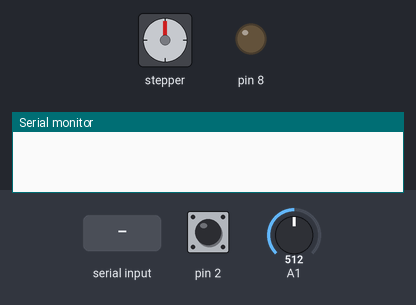
Bench run of a sketch on a simulated Arduino Uno, built with avr-gcc and run on an emulated ATmega328P. Shown: stepper motor, output pins drawn as LEDs (lit = HIGH), the last lines printed to the serial monitor. Inputs (shaded band) come from the test bench; at power-on: pin 2 HIGH, A1 = 512. Stepper angles assume 200 steps per turn.

Above: at 1.2 s.
1.3 s: "SCAN?\n" received over Serial
At 1.45 s:
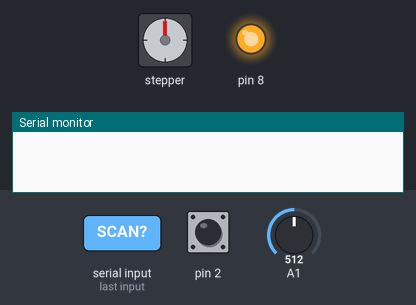
13.3 s: "MOVE \n" received over Serial
16.3 s: "HOME\n" received over Serial
At 18.8 s:
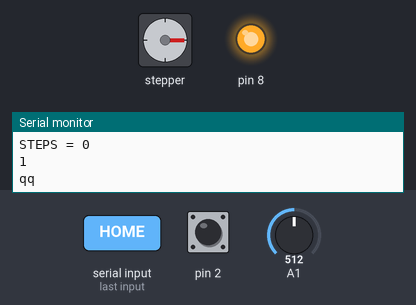
19.3 s: pin 2 pulled LOW for 0.15 s
At 20.9 s:
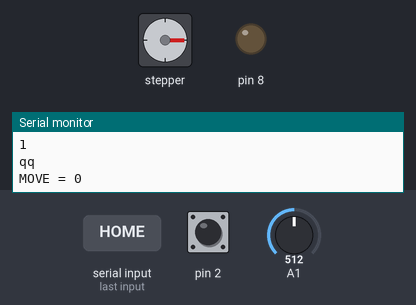
21.5 s: "SCAN?\n" received over Serial
At 21.95 s:
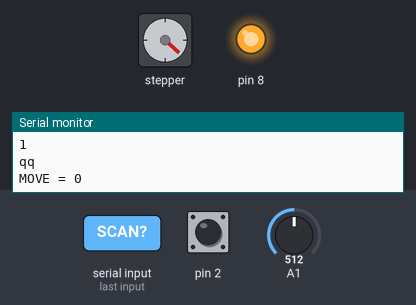
Timing chart, 0 to 27.3 s (numbered marks = the images above; inputs shaded):
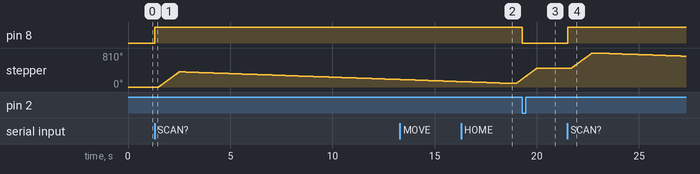

The sketch:

StepperControllerEndSwitchandHall2.ino
```cpp
// Stepper controller, V. Ziemann, 181201
#include <Stepper.h>
//                     a  b  c  d
Stepper myStepper(200, 4, 5, 6, 7);
char line[30];
volatile int steps=0;
void setup() {
  myStepper.setSpeed(60);
  Serial.begin (9600); while (!Serial) {;}
  pinMode(8,OUTPUT);
  digitalWrite(8,LOW); // Enable pin
  pinMode(2,INPUT_PULLUP);
  attachInterrupt(digitalPinToInterrupt(2),homepos,FALLING);
}
void loop() {
  if (Serial.available()) {
    Serial.readStringUntil('\n').toCharArray(line,30);
    if (strstr(line,"MOVE ")) {
      steps=(int)atof(&line[5]);
      Serial.print("STEPS = "); Serial.println(steps);
      Serial.println(digitalRead(2));
      if ((digitalRead(2)==1) | (digitalRead(2)==0) & (steps<0)) {
        Serial.println("qq");
        digitalWrite(8,HIGH); // enable output
        delay(200);
        digitalWrite(13,LOW); // turn limit switch indicator off
        Serial.print("MOVE = "); Serial.println(steps);
        myStepper.step(steps);
      }
    } else if (strstr(line,"B?")) {
      float B=(5.0*analogRead(1)/1023-2.4)/1.3e-3;
      Serial.print("B "); Serial.println(B);
    } else if (strstr(line,"HOME")) {
      if (digitalRead(2) == 1) {
        digitalWrite(8,HIGH); // enable output
        delay(200);
        steps=200; myStepper.step(steps);
      }
    } else if (strstr(line,"SCAN?")) {
      if (digitalRead(2) == 1) {  // move to home position
        digitalWrite(8,HIGH);     // enable output
        delay(200); steps=200; myStepper.step(steps);
        delay(200);
      }
      Serial.println("SCAN");
      digitalWrite(8,HIGH);
      for (int i=0;i<150;i++) {
        steps=-1; myStepper.step(steps);
        delay(100);
        float B=1e-4*(5.0*analogRead(1)/1023-2.4)/1.3e-3;
        Serial.println(B,4);
      }
    }
    digitalWrite(8,LOW);
  }
}
void homepos() {
  if (steps>0) { digitalWrite(8,LOW);}  // disable output
  digitalWrite(13,HIGH);
}
```

Measured:
- after the input at 1.3 s, pin 8: LOW → HIGH at once; stepper: turns 360° clockwise in 0.99 s, then 180° counter-clockwise in 10.5 s
- after the input at 16.3 s, pin 8: stays HIGH (without the input it goes to LOW after 2.5 s)
- after the input at 19.3 s, pin 8: HIGH → LOW after 0.00 s instead of 0.72 s
- after the input at 21.5 s, pin 8: LOW → HIGH at once; stepper: turns 360° clockwise in 0.99 s, then 76° counter-clockwise in 4.3 s
